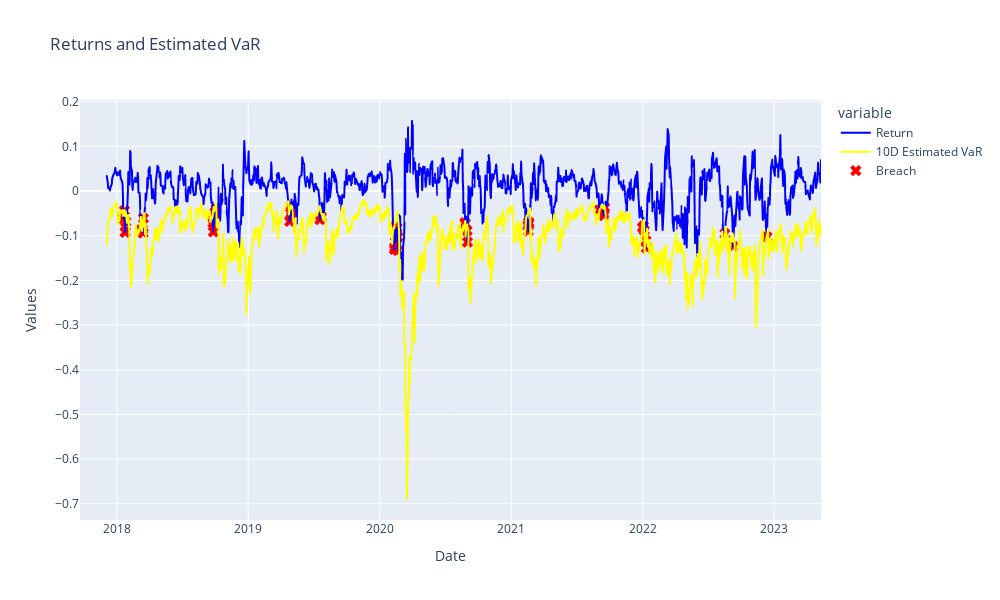

Source (notebook cell):
### Code cell
#create a scatter plot using plotly
fig_6_c = px.line(backtest_6_a, x=backtest_6_a.index, y=['Return', '10D Estimated VaR'], title='Returns and Estimated VaR')

#mark breaches with red 'x'
breach_indices_6_c = backtest_6_a[return_var_breach_6_a].index
fig_6_c.add_trace(go.Scatter(x=breach_indices_6_c, y=backtest_6_a.loc[breach_indices_6_c, 'Return'],
                         mode='markers', marker=dict(symbol='x', size=10, color='red'),
                         name='Breach'))

#update x-axis and y-axis labels to show more clear information
fig_6_c.update_xaxes(title='Date', showspikes=True)
fig_6_c.update_yaxes(title='Values', showspikes=True)

#change the color of the VaR line, as we have red 'x' for the Braech
fig_6_c.update_traces(selector=dict(name='10D Estimated VaR'), line=dict(color='yellow'))
fig_6_c.update_traces(selector=dict(name='Return'), line=dict(color='blue'))

#show chart of Return, VaR and mark 'x' on Breaches
fig_6_c.show()

### Figure 1 — Plotly figure (JSON) as saved in the notebook; plotly's stock layout.template omitted (floating-point values rounded to 4 significant figures; data arrays with more than 128 entries replaced by an {"elided": "..."} marker saying what was removed)
{"data": [{"hovertemplate": "variable=Return<br>Date=%{x}<br>value=%{y}<extra></extra>", "legendgroup": "Return", "line": {"color": "blue", "dash": "solid"}, "marker": {"symbol": "circle"}, "mode": "lines", "name": "Return", "showlegend": true, "type": "scattergl", "x": {"elided": "1368 str values"}, "xaxis": "x", "y": {"elided": "1368 float values"}, "yaxis": "y"}, {"hovertemplate": "variable=10D Estimated VaR<br>Date=%{x}<br>value=%{y}<extra></extra>", "legendgroup": "10D Estimated VaR", "line": {"color": "yellow", "dash": "solid"}, "marker": {"symbol": "circle"}, "mode": "lines", "name": "10D Estimated VaR", "showlegend": true, "type": "scattergl", "x": {"elided": "1368 str values"}, "xaxis": "x", "y": {"elided": "1368 float values"}, "yaxis": "y"}, {"marker": {"color": "red", "size": 10, "symbol": "x"}, "mode": "markers", "name": "Breach", "type": "scatter", "x": ["2018-01-19T00:00:00", "2018-01-22T00:00:00", "2018-01-24T00:00:00", "2018-01-25T00:00:00", "2018-01-26T00:00:00", "2018-03-08T00:00:00", "2018-03-13T00:00:00", "2018-03-15T00:00:00", "2018-03-16T00:00:00", "2018-09-25T00:00:00", "2018-09-26T00:00:00", "2018-09-27T00:00:00", "2018-09-28T00:00:00", "2018-10-01T00:00:00", "2018-10-02T00:00:00", "2018-10-03T00:00:00", "2018-10-04T00:00:00", "2019-04-26T00:00:00", "2019-04-29T00:00:00", "2019-04-30T00:00:00", "2019-05-02T00:00:00", "2019-05-03T00:00:00", "2019-07-19T00:00:00", "2019-07-22T00:00:00", "2019-07-23T00:00:00", "2020-02-11T00:00:00", "2020-02-12T00:00:00", "2020-02-13T00:00:00", "2020-02-14T00:00:00", "2020-02-18T00:00:00", "2020-02-19T00:00:00", "2020-02-20T00:00:00", "2020-02-21T00:00:00", "2020-08-25T00:00:00", "2020-08-26T00:00:00", "2020-08-31T00:00:00", "2020-09-01T00:00:00", "2021-02-16T00:00:00", "2021-02-17T00:00:00", "2021-02-18T00:00:00", "2021-02-19T00:00:00", "2021-09-03T00:00:00", "2021-09-13T00:00:00", "2021-09-14T00:00:00", "2021-09-15T00:00:00", "2021-09-17T00:00:00", "2021-12-31T00:00:00", "2022-01-03T00:00:00", "2022-01-05T00:00:00", "2022-01-10T00:00:00", "2022-01-11T00:00:00", "2022-08-17T00:00:00", "2022-09-09T00:00:00", "2022-12-12T00:00:00"], "y": [-0.06126, -0.04366, -0.09236, -0.09091, -0.06878, -0.08721, -0.08599, -0.09389, -0.06097, -0.07103, -0.09127, -0.06366, -0.07844, -0.04722, -0.04812, -0.05121, -0.04023, -0.06794, -0.05001, -0.0326, -0.04458, -0.05504, -0.06391, -0.056, -0.05897, -0.1305, -0.1257, -0.08064, -0.1137, -0.08248, -0.1046, -0.102, -0.1331, -0.07076, -0.07292, -0.08886, -0.1141, -0.07709, -0.08998, -0.06954, -0.07249, -0.04222, -0.04064, -0.04963, -0.05472, -0.03664, -0.08146, -0.07869, -0.08792, -0.1115, -0.1274, -0.0956, -0.124, -0.1027]}], "layout": {"height": 600, "legend": {"title": {"text": "variable"}, "tracegroupgap": 0}, "title": {"text": "Returns and Estimated VaR"}, "width": 1000, "xaxis": {"anchor": "y", "domain": [0, 1], "showspikes": true, "title": {"text": "Date"}}, "yaxis": {"anchor": "x", "domain": [0, 1], "showspikes": true, "title": {"text": "Values"}}}}
